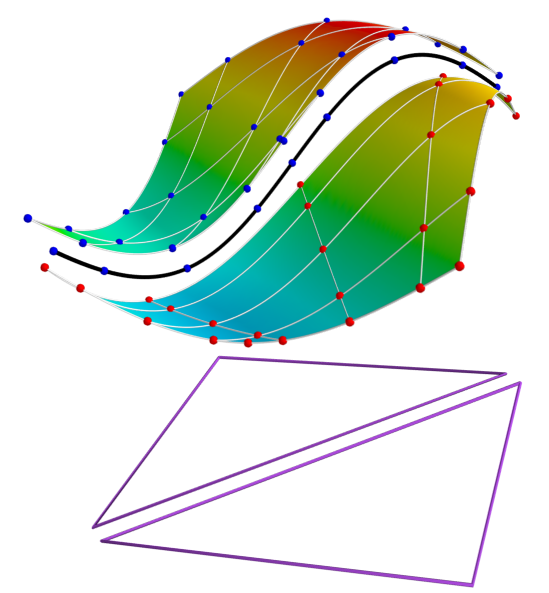
#> input picture PngGifPdf/test3.png, 549 x 593 px
$ python cutpng.py
#> lines starting #> are read from the running program, lines starting #| are printed output that depends on the picture
#!/usr/bin/env python
# -*- coding: utf-8 -*-
# @Time    : 2018/10/15 16:30
# @Author  : BingZhen Zhou
# @contact : zbzhen@smail.hunnu.edu.cn
# @File    : cutpng.py
# @version : Python 2.7.6
from PIL import Image
im = Image.open("test3.png")
#> im is the input picture: PIL image 549x593 RGB; mean R, G, B 210, 225.6, 209.6
img_size = im.size
#> img_size = (549, 593)
x = 100
y = 100
w = 250
h = 250
region = im.crop((x, y, x+w, y+h))
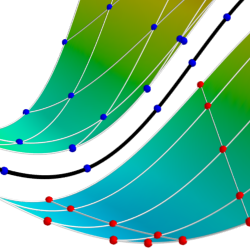
#> region: PIL image 250x250 RGB; mean R, G, B 118.6, 193.4, 161.5
region.save("newtest3.png")

$ run again, with PngGifPdf/sinc10.png copied over PngGifPdf/test3.png
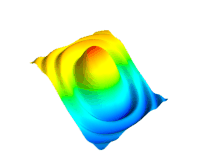
#> input picture PngGifPdf/sinc10.png, 204 x 158 px
#> im is the input picture: PIL image 204x158 RGBA; mean R, G, B, A 214.2, 241.1, 217.9, 255
#> `region = im.crop((x, y, x+w, y+h))`:
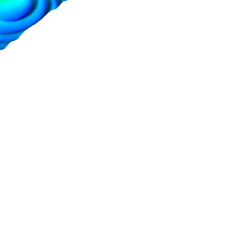
#> region: PIL image 250x250 RGBA; mean R, G, B, A 17.7, 21.4, 23.8, 24.6; transparent parts drawn white
